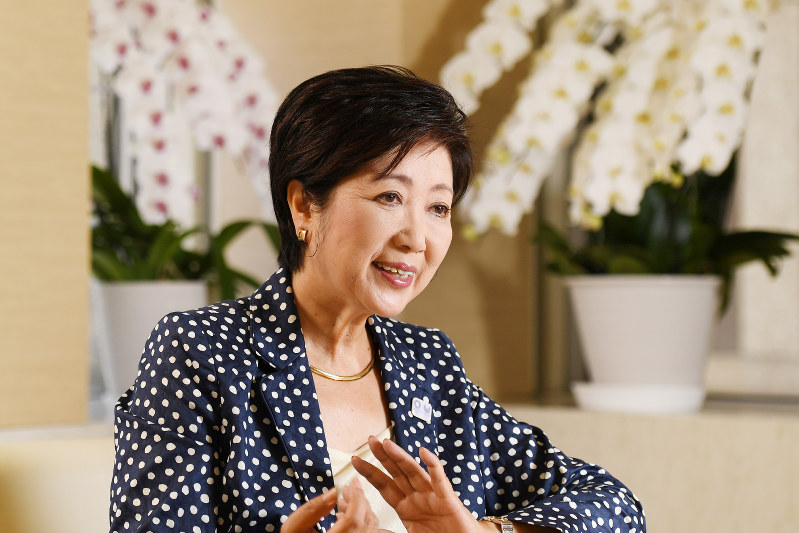
#> input picture Head_pose/headPose2.jpg, 799 x 533 px
$ python HeadPose.py
#> lines starting #> are read from the running program, lines starting #| are printed output that depends on the picture; after the words box and inside, x2 and y2 are one past the last pixel; in counts of white or black regions, pixels touching at a corner belong together; long printed decimals are rounded
import cv2
import numpy as np

im = cv2.imread("headPose2.jpg");
#> im is the input picture: shape (533, 799, 3); mean B, G, R 121.2, 140.7, 157.2
size = im.shape
#> size = (533, 799, 3)

#小池百合子の顔の各パーツの位置
image_points = np.array([
                            (417, 248),     # 鼻先
                            (393, 317),     # アゴ
                            (375, 200),     # 左目の左端
                            (449, 213),     # 右目の右端
                            (372, 263),     # 口の左端
                            (416, 275)      # 口の右端
                        ], dtype="double")

#一般的な人の顔を大まかに表現した3Dモデル
model_points = np.array([
                            (0.0, 0.0, 0.0),             # 鼻先
                            (0.0, -330.0, -65.0),        # アゴ
                            (-225.0, 170.0, -135.0),     # 左目の左端
                            (225.0, 170.0, -135.0),      # 右目の右端
                            (-150.0, -150.0, -125.0),    # 口の左端
                            (150.0, -150.0, -125.0)      # 口の右端

                        ])

#焦点距離は画像の横幅と仮定
focal_length = size[1]
#> focal_length = 799

#光学中心の座標を画像の中心と仮定
center = (size[1]/2, size[0]/2)
#> center = (399.5, 266.5)

#カメラマトリックスを作成
camera_matrix = np.array(
                         [[focal_length, 0, center[0]],
                         [0, focal_length, center[1]],
                         [0, 0, 1]], dtype = "double"
                         )

print ("Camera Matrix : {0}".format(camera_matrix))
#| Camera Matrix : [[799.    0.  399.5]
#|  [  0.  799.  266.5]
#|  [  0.    0.    1. ]]

dist_coeffs = np.zeros((4,1)) # 歪み(?)を0と仮定


(success, rotation_vector, translation_vector) = cv2.solvePnP(model_points, image_points, camera_matrix, dist_coeffs, flags=cv2.SOLVEPNP_ITERATIVE)
#> success = True; rotation_vector = [3.17, 0.362, 1.11]; translation_vector = [92.45, -80.91, 3650.8]

(nose_end_point2D, jacobian) = cv2.projectPoints(np.array([(0.0, 0.0, 1000.0)]), rotation_vector, translation_vector, camera_matrix, dist_coeffs)
#> nose_end_point2D = [[586.5, 324.3]]

for p in image_points:
    cv2.circle(im, (int(p[0]), int(p[1])), 3, (0,0,255), -1)
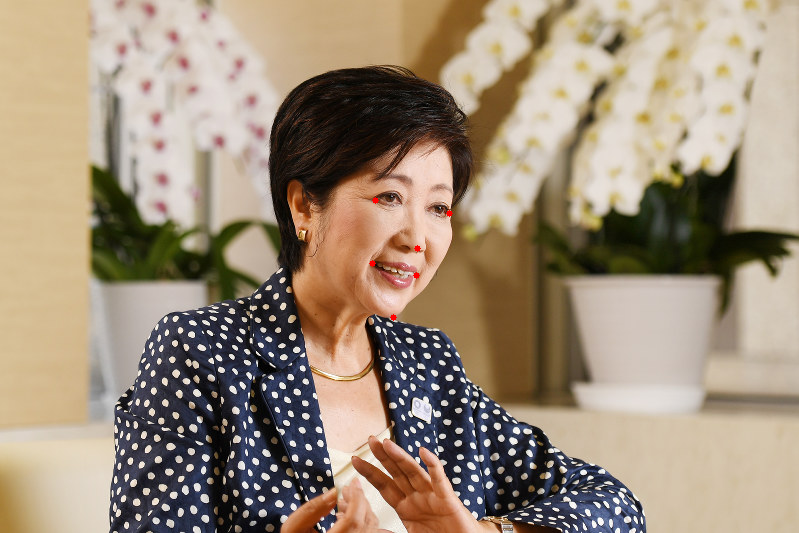
#> im: shape (533, 799, 3); 0.04% of pixels changed, all inside (x1, y1, x2, y2) = (369, 197, 453, 321)

p1 = ( int(image_points[0][0]), int(image_points[0][1]))
p2 = ( int(nose_end_point2D[0][0][0]), int(nose_end_point2D[0][0][1]))

cv2.line(im, p1, p2, (255,0,0), 2)
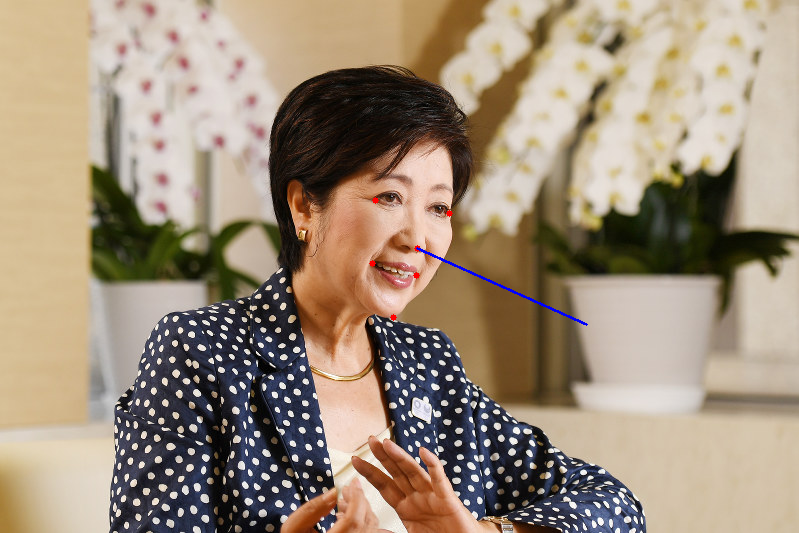
#> im: shape (533, 799, 3); 0.11% of pixels changed, all inside (x1, y1, x2, y2) = (416, 247, 588, 326)

cv2.imshow("Output", im)
cv2.waitKey(0)

print ("Rotation Vector: {0}".format(rotation_vector))
#| Rotation Vector: [[3.169]
#|  [0.3619]
#|  [1.114]]
print ("Translation Vector: {0}".format(translation_vector))
#| Translation Vector: [[  92.450]
#|  [ -80.906]
#|  [3650.760]]
